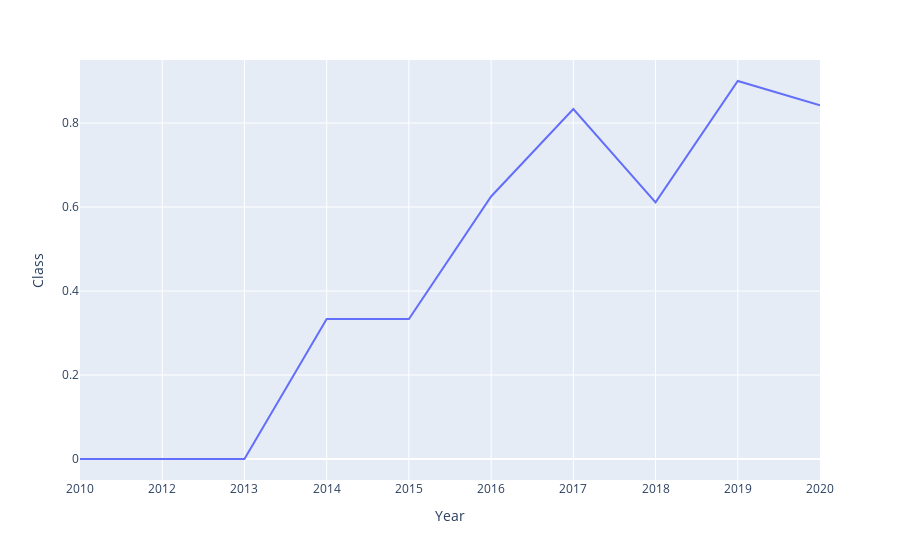

Notebook cell for this chart:
### Code cell
# Plot a line chart with x axis to be the extracted year and y axis to be the success rate
import plotly.express as px
fig1=px.line(df_group_two, x= 'Year', y='Class',title= 'Launch Success Yearly Trend')
fig1.show()

### Figure 1 — Plotly figure (JSON) as saved in the notebook; plotly's stock layout.template omitted (floating-point values rounded to 4 significant figures)
{"data": [{"hovertemplate": "Year=%{x}<br>Class=%{y}<extra></extra>", "legendgroup": "", "line": {"color": "#636efa", "dash": "solid"}, "marker": {"symbol": "circle"}, "mode": "lines", "name": "", "orientation": "v", "showlegend": false, "type": "scatter", "x": ["2010", "2012", "2013", "2014", "2015", "2016", "2017", "2018", "2019", "2020"], "xaxis": "x", "y": [0, 0, 0, 0.3333, 0.3333, 0.625, 0.8333, 0.6111, 0.9, 0.8421], "yaxis": "y"}], "layout": {"legend": {"tracegroupgap": 0}, "margin": {"t": 60}, "xaxis": {"anchor": "y", "domain": [0, 1], "title": {"text": "Year"}}, "yaxis": {"anchor": "x", "domain": [0, 1], "title": {"text": "Class"}}}}
